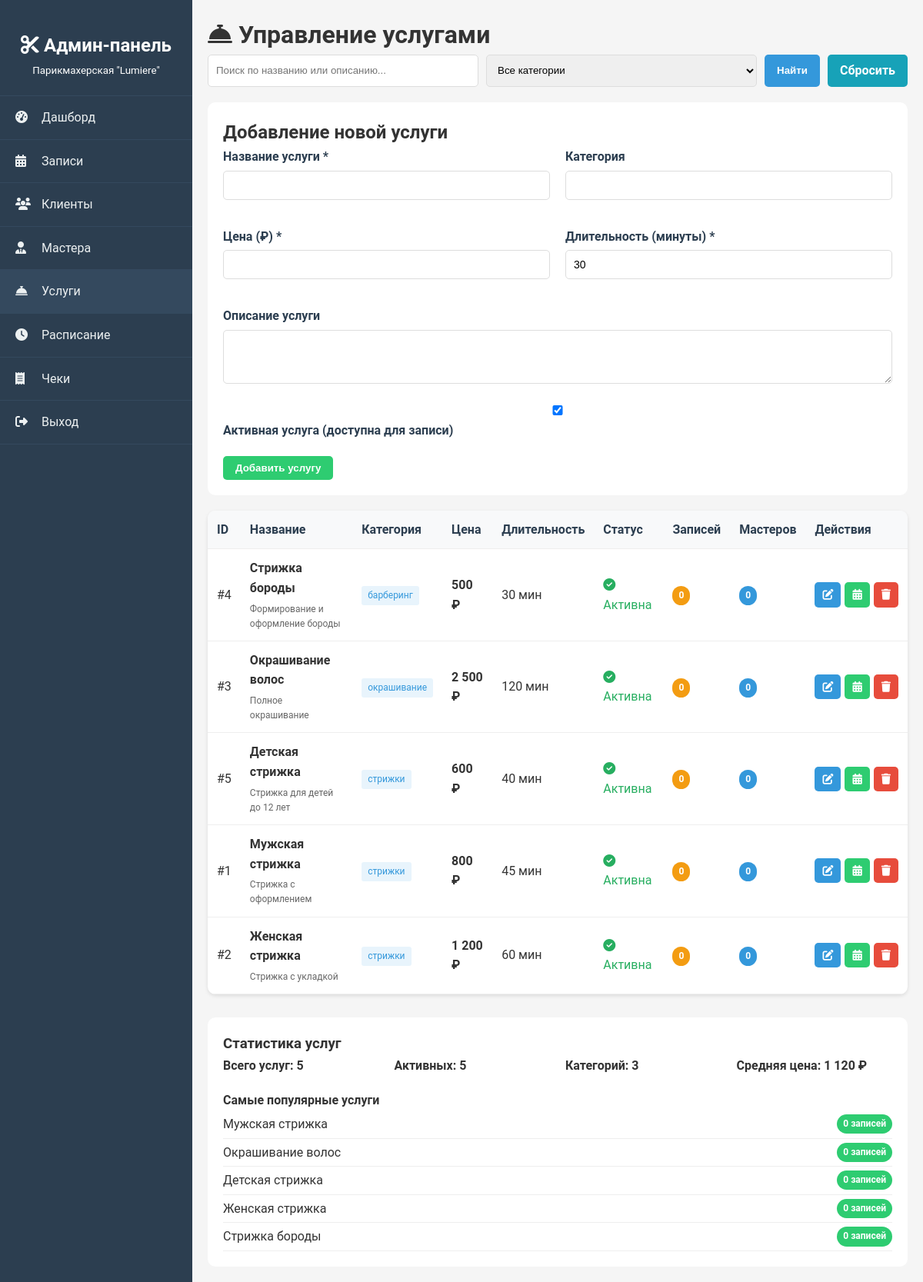
Page /admin/services.php (signed in) on the committed database.
### tables this page shows
CREATE TABLE IF NOT EXISTS services (
    id INT PRIMARY KEY AUTO_INCREMENT,
    name VARCHAR(100) NOT NULL,
    description TEXT,
    price DECIMAL(10, 2) NOT NULL CHECK (price > 0),
    duration_min INT NOT NULL CHECK (duration_min > 0),
    category VARCHAR(50),
    is_active BOOLEAN DEFAULT TRUE,
    created_at TIMESTAMP DEFAULT CURRENT_TIMESTAMP,
    updated_at TIMESTAMP DEFAULT CURRENT_TIMESTAMP ON UPDATE CURRENT_TIMESTAMP,
    INDEX idx_category (category),
    INDEX idx_active (is_active),
    INDEX idx_price (price)
);

### admin/services.php (the view, shortened to what this page needs)
<?php
require_once '../config/database.php';
$search = $_GET['search'] ?? '';
$page = isset($_GET['page']) ? intval($_GET['page']) : 1;
$limit = 20;
$offset = ($page - 1) * $limit;
$where = "WHERE 1=1";
$params = [];
$stmt = $db->prepare("SELECT COUNT(*) as total FROM services $where");
$stmt->execute($params);
$totalServices = $stmt->fetch()['total'];
$stmt = $db->prepare("
    SELECT
        s.*,
        COUNT(a.id) as total_appointments,
        COUNT(DISTINCT m.id) as masters_count
    FROM services s
    LEFT JOIN appointments a ON s.id = a.service_id
    LEFT JOIN masters m ON EXISTS (
        SELECT 1 FROM appointments a2
        WHERE a2.service_id = s.id AND a2.master_id = m.id
    )
    $where
    GROUP BY s.id
    ORDER BY s.is_active DESC, s.category, s.price
    LIMIT $limit OFFSET $offset
");
$stmt->execute($params);
$services = $stmt->fetchAll();
$editService = null;
?>
<!DOCTYPE html>
<html lang="ru">
<head>
    <link rel="stylesheet" href="../assets/css/style.css">
    <link rel="stylesheet" href="https://cdnjs.cloudflare.com/ajax/libs/font-awesome/6.4.0/css/all.min.css">
</head>
<body>
    <div class="admin-container">
        <div class="admin-sidebar">
            <div class="admin-logo">
                <h2><i class="fas fa-cut"></i> Админ-панель</h2>
                <small>Парикмахерская "Lumiere"</small>
            </div>
            <ul class="admin-menu">
                <li><a href="dashboard.php"><i class="fas fa-tachometer-alt"></i> Дашборд</a></li>
                <li><a href="appointments.php"><i class="fas fa-calendar-alt"></i> Записи</a></li>
                <li><a href="clients.php"><i class="fas fa-users"></i> Клиенты</a></li>
                <li><a href="masters.php"><i class="fas fa-user-tie"></i> Мастера</a></li>
                <li><a href="services.php" class="active"><i class="fas fa-concierge-bell"></i> Услуги</a></li>
                <li><a href="schedule.php"><i class="fas fa-clock"></i> Расписание</a></li>
                <li><a href="receipts.php"><i class="fas fa-receipt"></i> Чеки</a></li>
                <li><a href="logout.php"><i class="fas fa-sign-out-alt"></i> Выход</a></li>
            </ul>
        </div>
        <div class="admin-content">
            <h1><i class="fas fa-concierge-bell"></i> Управление услугами</h1>
            <form method="GET" class="search-form">
                <input type="text" name="search" placeholder="Поиск по названию или описанию..."
                       value="<?php echo htmlspecialchars($search); ?>">
                <select name="category">
                    <option value="">Все категории</option>
                </select>
                <button type="submit" class="btn btn-primary">Найти</button>
                <a href="services.php" class="btn btn-info">Сбросить</a>
            </form>
            <div style="background: white; padding: 20px; border-radius: 10px; margin-bottom: 20px;">
                <h2><?php echo $editService ? 'Редактирование услуги' : 'Добавление новой услуги'; ?></h2>
                <form method="POST">
                    <div class="form-row">
                        <div class="form-group">
                            <label for="name">Название услуги *</label>
                            <input type="text" id="name" name="name" required
                                   value="<?php echo $editService ? htmlspecialchars($editService['name']) : ''; ?>">
                        </div>
                        <div class="form-group">
                            <label for="category">Категория</label>
                            <input type="text" id="category" name="category" list="categories"
                                   value="<?php echo $editService ? htmlspecialchars($editService['category']) : ''; ?>">
                        </div>
                    </div>
                    <div class="form-row">
                        <div class="form-group">
                            <label for="price">Цена (₽) *</label>
                            <input type="number" id="price" name="price" min="0" step="0.01" required
                                   value="<?php echo $editService ? $editService['price'] : ''; ?>">
                        </div>
                        <div class="form-group">
                            <label for="duration_min">Длительность (минуты) *</label>
                            <input type="number" id="duration_min" name="duration_min" min="5" max="300" step="5" required
                                   value="<?php echo $editService ? $editService['duration_min'] : '30'; ?>">
                        </div>
                    </div>
                    <div class="form-group">
                        <label for="description">Описание услуги</label>
                        <textarea id="description" name="description" rows="3"><?php
                        ?></textarea>
                    </div>
                    <div class="form-group">
                        <label>
                            <input type="checkbox" name="is_active" value="1"
                                   <?php echo (!$editService || $editService['is_active']) ? 'checked' : ''; ?>>
                            Активная услуга (доступна для записи)
                        </label>
                    </div>
                    <div class="form-actions">
                        <button type="submit" class="btn btn-success">
                            <?php echo $editService ? 'Сохранить изменения' : 'Добавить услугу'; ?>
                        </button>
                    </div>
                </form>
            </div>
            <div class="table-responsive">
                <table>
                    <thead>
                        <tr>
                            <th>ID</th>
                            <th>Название</th>
                            <th>Категория</th>
                            <th>Цена</th>
                            <th>Длительность</th>
                            <th>Статус</th>
                            <th>Записей</th>
                            <th>Мастеров</th>
                            <th>Действия</th>
                        </tr>
                    </thead>
                    <tbody>
                        <?php if (empty($services)): ?>
                            <tr>
                                <td colspan="9" style="text-align: center;">Услуги не найдены</td>
                            </tr>
                        <?php else: ?>
                            <?php foreach ($services as $service): ?>
                            <tr>
                                <td>#<?php echo $service['id']; ?></td>
                                <td>
                                    <div><strong><?php echo htmlspecialchars($service['name']); ?></strong></div>
                                    <?php if ($service['description']): ?>
                                        <div style="font-size: 12px; color: #666; margin-top: 5px;">
                                            <?php echo htmlspecialchars(substr($service['description'], 0, 100)); ?>
                                        </div>
                                    <?php endif; ?>
                                </td>
                                <td>
                                    <?php if ($service['category']): ?>
                                        <span class="category-badge"><?php echo htmlspecialchars($service['category']); ?></span>
                                    <?php else: ?>
                                        <span style="color: #999;">—</span>
                                    <?php endif; ?>
                                </td>
                                <td>
                                    <strong><?php echo number_format($service['price'], 0, ',', ' '); ?> ₽</strong>
                                </td>
                                <td><?php echo $service['duration_min']; ?> мин</td>
                                <td>
                                    <?php if ($service['is_active']): ?>
                                        <span class="status-active"><i class="fas fa-check-circle"></i> Активна</span>
                                    <?php else: ?>
                                        <span class="status-inactive"><i class="fas fa-times-circle"></i> Неактивна</span>
                                    <?php endif; ?>
                                </td>
                                <td>
                                    <span class="badge <?php echo $service['total_appointments'] > 0 ? 'badge-success' : 'badge-warning'; ?>">
                                        <?php echo $service['total_appointments']; ?>
                                    </span>
                                </td>
                                <td>
                                    <span class="badge badge-info"><?php echo $service['masters_count']; ?></span>
                                </td>
                                <td>
                                    <div class="action-buttons">
                                        <a href="?edit=<?php echo $service['id']; ?>"
                                           class="btn btn-sm btn-primary" title="Редактировать">
                                            <i class="fas fa-edit"></i>
                                        </a>
                                        <a href="appointments.php?service_id=<?php echo $service['id']; ?>"
                                           class="btn btn-sm btn-success" title="Записи">
                                            <i class="fas fa-calendar-alt"></i>
                                        </a>
                                        <a href="?delete=<?php echo $service['id']; ?>"
                                           class="btn btn-sm btn-danger"
                                           onclick="return confirm('Вы уверены, что хотите удалить услугу?')"
                                           title="Удалить">
                                            <i class="fas fa-trash"></i>
                                        </a>
                                    </div>
                                </td>
                            </tr>
                            <?php endforeach; ?>
                        <?php endif; ?>
                    </tbody>
                </table>
            </div>
            <div style="margin-top: 30px; background: white; padding: 20px; border-radius: 10px;">
                <h3>Статистика услуг</h3>
                <div style="display: grid; grid-template-columns: repeat(auto-fit, minmax(200px, 1fr)); gap: 20px;">
                    <div>
                        <h4>Всего услуг: <?php echo $totalServices; ?></h4>
                    </div>
                    <div>
                        <h4>Активных:
                            <?php
                            $stmt = $db->query("SELECT COUNT(*) as count FROM services WHERE is_active = 1");
                            echo $stmt->fetch()['count'];
                            ?>
                        </h4>
                    </div>
                    <div>
                        <h4>Категорий:
                            <?php
                            $stmt = $db->query("SELECT COUNT(DISTINCT category) as count FROM services WHERE category IS NOT NULL");
                            echo $stmt->fetch()['count'];
                            ?>
                        </h4>
                    </div>
                    <div>
                        <h4>Средняя цена:
                            <?php
                            $stmt = $db->query("SELECT AVG(price) as avg_price FROM services WHERE is_active = 1");
                            $avg = $stmt->fetch()['avg_price'];
                            echo number_format($avg, 0, ',', ' ') . ' ₽';
                            ?>
                        </h4>
                    </div>
                </div>
                <div style="margin-top: 20px;">
                    <h4>Самые популярные услуги</h4>
                    <?php
                    $stmt = $db->query("
                        SELECT s.name, COUNT(a.id) as appointment_count
                        FROM services s
                        LEFT JOIN appointments a ON s.id = a.service_id
                        WHERE s.is_active = 1
                        GROUP BY s.id
                        ORDER BY appointment_count DESC
                        LIMIT 5
                    ");
                    $popularServices = $stmt->fetchAll();
                    ?>
                    <ul style="list-style: none; padding: 0;">
                        <?php foreach ($popularServices as $popular): ?>
                        <li style="padding: 5px 0; border-bottom: 1px solid #eee;">
                            <?php echo htmlspecialchars($popular['name']); ?>
                            <span class="badge badge-success" style="float: right;">
                                <?php echo $popular['appointment_count']; ?> записей
                            </span>
                        </li>
                        <?php endforeach; ?>
                    </ul>
                </div>
            </div>
        </div>
    </div>
</body>
</html>

### rows in the picture
services: id "4", name "Стрижка бороды", description "Формирование и оформление бороды", category "барберинг", price "500", duration_min "30", is_active 1 (drawn), total_appointments "0", masters_count "0"
services: id "3", name "Окрашивание волос", description "Полное окрашивание", category "окрашивание", price "2 500", duration_min "120", is_active 1 (drawn), total_appointments "0", masters_count "0"
services: id "5", name "Детская стрижка", description "Стрижка для детей до 12 лет", category "стрижки", price "600", duration_min "40", is_active 1 (drawn), total_appointments "0", masters_count "0"
services: id "1", name "Мужская стрижка", description "Стрижка с оформлением", category "стрижки", price "800", duration_min "45", is_active 1 (drawn), total_appointments "0", masters_count "0"
services: id "2", name "Женская стрижка", description "Стрижка с укладкой", category "стрижки", price "1 200", duration_min "60", is_active 1 (drawn), total_appointments "0", masters_count "0"

### other values in the picture
$totalServices "5"
$stmt->fetch()['count'] "5"
$stmt->fetch()['count'] "3"
$avg "1 120"
$popular['name'] "Мужская стрижка"
$popular['appointment_count'] "0"
$popular['name'] "Окрашивание волос"
$popular['name'] "Детская стрижка"
$popular['name'] "Женская стрижка"
$popular['name'] "Стрижка бороды"
